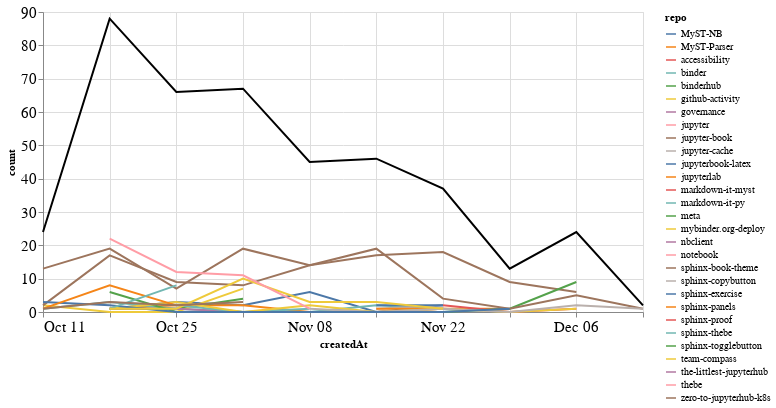

The notebook cell saved with this chart:
### Markdown cell above
### Comments

### Code cell
comments_time = comments.groupby('repo').resample('W', on='createdAt').count()['author'].reset_index()
comments_time = comments_time.rename(columns={'author': 'count'})
comments_time_total = comments_time.groupby('createdAt').agg({"count": "sum"}).reset_index()
ch1 = alt.Chart(comments_time, width=600).mark_line().encode(
    x='createdAt',
    y='count',
    color='repo',
    tooltip="repo"
)

ch2 = alt.Chart(comments_time_total, width=600).mark_line(color="black").encode(
    x='createdAt',
    y='count',
)

ch1 + ch2

### Figure 1 — Vega-Lite specification as saved in the notebook (floating-point values rounded to 4 significant figures)
{"config": {"axisLeft": {"labelFontSize": 15}, "axisBottom": {"labelFontSize": 15}}, "layer": [{"data": {"name": "data-5bf00ebcecc4475661ce361c3bfb933d"}, "mark": "line", "encoding": {"color": {"type": "nominal", "field": "repo"}, "tooltip": {"type": "nominal", "field": "repo"}, "x": {"type": "temporal", "field": "createdAt"}, "y": {"type": "quantitative", "field": "count"}}, "width": 600}, {"data": {"name": "data-200976b671ec01ec3a9fa82d29bc5095"}, "mark": {"type": "line", "color": "black"}, "encoding": {"x": {"type": "temporal", "field": "createdAt"}, "y": {"type": "quantitative", "field": "count"}}, "width": 600}], "$schema": "https://vega.github.io/schema/vega-lite/v4.8.1.json", "datasets": {"data-5bf00ebcecc4475661ce361c3bfb933d": [{"repo": "MyST-NB", "createdAt": "2020-10-18T00:00:00", "count": 1}, {"repo": "MyST-NB", "createdAt": "2020-10-25T00:00:00", "count": 3}, {"repo": "MyST-NB", "createdAt": "2020-11-01T00:00:00", "count": 2}, {"repo": "MyST-NB", "createdAt": "2020-11-08T00:00:00", "count": 6}, {"repo": "MyST-NB", "createdAt": "2020-11-15T00:00:00", "count": 0}, {"repo": "MyST-NB", "createdAt": "2020-11-22T00:00:00", "count": 2}, {"repo": "MyST-Parser", "createdAt": "2020-10-18T00:00:00", "count": 1}, {"repo": "MyST-Parser", "createdAt": "2020-10-25T00:00:00", "count": 2}, {"repo": "MyST-Parser", "createdAt": "2020-11-01T00:00:00", "count": 2}, {"repo": "MyST-Parser", "createdAt": "2020-11-08T00:00:00", "count": 0}, {"repo": "MyST-Parser", "createdAt": "2020-11-15T00:00:00", "count": 0}, {"repo": "MyST-Parser", "createdAt": "2020-11-22T00:00:00", "count": 1}, {"repo": "accessibility", "createdAt": "2020-10-18T00:00:00", "count": 1}, {"repo": "binder", "createdAt": "2020-10-11T00:00:00", "count": 1}, {"repo": "binder", "createdAt": "2020-10-18T00:00:00", "count": 3}, {"repo": "binder", "createdAt": "2020-10-25T00:00:00", "count": 1}, {"repo": "binder", "createdAt": "2020-11-01T00:00:00", "count": 0}, {"repo": "binder", "createdAt": "2020-11-08T00:00:00", "count": 0}, {"repo": "binder", "createdAt": "2020-11-15T00:00:00", "count": 2}, {"repo": "binder", "createdAt": "2020-11-22T00:00:00", "count": 1}, {"repo": "binderhub", "createdAt": "2020-10-18T00:00:00", "count": 1}, {"repo": "binderhub", "createdAt": "2020-10-25T00:00:00", "count": 1}, {"repo": "binderhub", "createdAt": "2020-11-01T00:00:00", "count": 4}, {"repo": "github-activity", "createdAt": "2020-10-11T00:00:00", "count": 2}, {"repo": "github-activity", "createdAt": "2020-10-18T00:00:00", "count": 0}, {"repo": "github-activity", "createdAt": "2020-10-25T00:00:00", "count": 0}, {"repo": "github-activity", "createdAt": "2020-11-01T00:00:00", "count": 7}, {"repo": "governance", "createdAt": "2020-10-18T00:00:00", "count": 1}, {"repo": "governance", "createdAt": "2020-10-25T00:00:00", "count": 1}, {"repo": "governance", "createdAt": "2020-11-01T00:00:00", "count": 0}, {"repo": "governance", "createdAt": "2020-11-08T00:00:00", "count": 0}, {"repo": "governance", "createdAt": "2020-11-15T00:00:00", "count": 0}, {"repo": "governance", "createdAt": "2020-11-22T00:00:00", "count": 1}, {"repo": "jupyter", "createdAt": "2020-11-01T00:00:00", "count": 1}, {"repo": "jupyter-book", "createdAt": "2020-10-11T00:00:00", "count": 13}, {"repo": "jupyter-book", "createdAt": "2020-10-18T00:00:00", "count": 19}, {"repo": "jupyter-book", "createdAt": "2020-10-25T00:00:00", "count": 7}, {"repo": "jupyter-book", "createdAt": "2020-11-01T00:00:00", "count": 19}, {"repo": "jupyter-book", "createdAt": "2020-11-08T00:00:00", "count": 14}, {"repo": "jupyter-book", "createdAt": "2020-11-15T00:00:00", "count": 17}, {"repo": "jupyter-book", "createdAt": "2020-11-22T00:00:00", "count": 18}, {"repo": "jupyter-book", "createdAt": "2020-11-29T00:00:00", "count": 9}, {"repo": "jupyter-book", "createdAt": "2020-12-06T00:00:00", "count": 6}, {"repo": "jupyter-cache", "createdAt": "2020-11-15T00:00:00", "count": 1}, {"repo": "jupyter-cache", "createdAt": "2020-11-22T00:00:00", "count": 2}, {"repo": "jupyterbook-latex", "createdAt": "2020-11-15T00:00:00", "count": 2}, {"repo": "jupyterbook-latex", "createdAt": "2020-11-22T00:00:00", "count": 2}, {"repo": "jupyterlab", "createdAt": "2020-11-15T00:00:00", "count": 1}, {"repo": "jupyterlab", "createdAt": "2020-11-22T00:00:00", "count": 1}, {"repo": "jupyterlab", "createdAt": "2020-11-29T00:00:00", "count": 1}, {"repo": "markdown-it-myst", "createdAt": "2020-11-22T00:00:00", "count": 2}, {"repo": "markdown-it-myst", "createdAt": "2020-11-29T00:00:00", "count": 0}, {"repo": "markdown-it-myst", "createdAt": "2020-12-06T00:00:00", "count": 1}, {"repo": "markdown-it-py", "createdAt": "2020-10-25T00:00:00", "count": 2}, {"repo": "markdown-it-py", "createdAt": "2020-11-01T00:00:00", "count": 0}, {"repo": "markdown-it-py", "createdAt": "2020-11-08T00:00:00", "count": 1}, {"repo": "meta", "createdAt": "2020-10-18T00:00:00", "count": 6}, {"repo": "meta", "createdAt": "2020-10-25T00:00:00", "count": 0}, {"repo": "meta", "createdAt": "2020-11-01T00:00:00", "count": 0}, {"repo": "meta", "createdAt": "2020-11-08T00:00:00", "count": 0}, {"repo": "meta", "createdAt": "2020-11-15T00:00:00", "count": 0}, {"repo": "meta", "createdAt": "2020-11-22T00:00:00", "count": 0}, {"repo": "meta", "createdAt": "2020-11-29T00:00:00", "count": 1}, {"repo": "meta", "createdAt": "2020-12-06T00:00:00", "count": 9}, {"repo": "mybinder.org-deploy", "createdAt": "2020-10-18T00:00:00", "count": 1}, {"repo": "mybinder.org-deploy", "createdAt": "2020-10-25T00:00:00", "count": 3}, {"repo": "mybinder.org-deploy", "createdAt": "2020-11-01T00:00:00", "count": 0}, {"repo": "mybinder.org-deploy", "createdAt": "2020-11-08T00:00:00", "count": 2}, {"repo": "mybinder.org-deploy", "createdAt": "2020-11-15T00:00:00", "count": 0}, {"repo": "mybinder.org-deploy", "createdAt": "2020-11-22T00:00:00", "count": 1}, {"repo": "mybinder.org-deploy", "createdAt": "2020-11-29T00:00:00", "count": 0}, {"repo": "mybinder.org-deploy", "createdAt": "2020-12-06T00:00:00", "count": 1}, {"repo": "nbclient", "createdAt": "2020-11-08T00:00:00", "count": 3}, {"repo": "notebook", "createdAt": "2020-11-15T00:00:00", "count": 1}, {"repo": "sphinx-book-theme", "createdAt": "2020-10-11T00:00:00", "count": 2}, {"repo": "sphinx-book-theme", "createdAt": "2020-10-18T00:00:00", "count": 17}, {"repo": "sphinx-book-theme", "createdAt": "2020-10-25T00:00:00", "count": 9}, {"repo": "sphinx-book-theme", "createdAt": "2020-11-01T00:00:00", "count": 8}, {"repo": "sphinx-book-theme", "createdAt": "2020-11-08T00:00:00", "count": 14}, {"repo": "sphinx-book-theme", "createdAt": "2020-11-15T00:00:00", "count": 19}, {"repo": "sphinx-book-theme", "createdAt": "2020-11-22T00:00:00", "count": 4}, {"repo": "sphinx-book-theme", "createdAt": "2020-11-29T00:00:00", "count": 1}, {"repo": "sphinx-book-theme", "createdAt": "2020-12-06T00:00:00", "count": 5}, {"repo": "sphinx-book-theme", "createdAt": "2020-12-13T00:00:00", "count": 1}, {"repo": "sphinx-copybutton", "createdAt": "2020-11-08T00:00:00", "count": 1}, {"repo": "sphinx-copybutton", "createdAt": "2020-11-15T00:00:00", "count": 0}, {"repo": "sphinx-copybutton", "createdAt": "2020-11-22T00:00:00", "count": 1}, {"repo": "sphinx-copybutton", "createdAt": "2020-11-29T00:00:00", "count": 0}, {"repo": "sphinx-copybutton", "createdAt": "2020-12-06T00:00:00", "count": 2}, {"repo": "sphinx-copybutton", "createdAt": "2020-12-13T00:00:00", "count": 1}, {"repo": "sphinx-exercise", "createdAt": "2020-10-11T00:00:00", "count": 3}, {"repo": "sphinx-exercise", "createdAt": "2020-10-18T00:00:00", "count": 2}, {"repo": "sphinx-exercise", "createdAt": "2020-10-25T00:00:00", "count": 0}, {"repo": "sphinx-exercise", "createdAt": "2020-11-01T00:00:00", "count": 0}, {"repo": "sphinx-exercise", "createdAt": "2020-11-08T00:00:00", "count": 0}, {"repo": "sphinx-exercise", "createdAt": "2020-11-15T00:00:00", "count": 0}, {"repo": "sphinx-exercise", "createdAt": "2020-11-22T00:00:00", "count": 0}, {"repo": "sphinx-exercise", "createdAt": "2020-11-29T00:00:00", "count": 1}, {"repo": "sphinx-panels", "createdAt": "2020-10-11T00:00:00", "count": 1}, {"repo": "sphinx-panels", "createdAt": "2020-10-18T00:00:00", "count": 8}, {"repo": "sphinx-panels", "createdAt": "2020-10-25T00:00:00", "count": 2}, {"repo": "sphinx-proof", "createdAt": "2020-10-11T00:00:00", "count": 1}, {"repo": "sphinx-thebe", "createdAt": "2020-10-18T00:00:00", "count": 1}, {"repo": "sphinx-thebe", "createdAt": "2020-10-25T00:00:00", "count": 8}, {"repo": "sphinx-togglebutton", "createdAt": "2020-10-25T00:00:00", "count": 11}, {"repo": "team-compass", "createdAt": "2020-10-18T00:00:00", "count": 1}, {"repo": "team-compass", "createdAt": "2020-10-25T00:00:00", "count": 1}, {"repo": "team-compass", "createdAt": "2020-11-01T00:00:00", "count": 10}, {"repo": "team-compass", "createdAt": "2020-11-08T00:00:00", "count": 3}, {"repo": "team-compass", "createdAt": "2020-11-15T00:00:00", "count": 3}, {"repo": "team-compass", "createdAt": "2020-11-22T00:00:00", "count": 1}, {"repo": "the-littlest-jupyterhub", "createdAt": "2020-10-25T00:00:00", "count": 1}, {"repo": "thebe", "createdAt": "2020-10-18T00:00:00", "count": 22}, {"repo": "thebe", "createdAt": "2020-10-25T00:00:00", "count": 12}, {"repo": "thebe", "createdAt": "2020-11-01T00:00:00", "count": 11}, {"repo": "thebe", "createdAt": "2020-11-08T00:00:00", "count": 1}, {"repo": "zero-to-jupyterhub-k8s", "createdAt": "2020-10-11T00:00:00", "count": 1}, {"repo": "zero-to-jupyterhub-k8s", "createdAt": "2020-10-18T00:00:00", "count": 3}, {"repo": "zero-to-jupyterhub-k8s", "createdAt": "2020-10-25T00:00:00", "count": 2}, {"repo": "zero-to-jupyterhub-k8s", "createdAt": "2020-11-01T00:00:00", "count": 3}], "data-200976b671ec01ec3a9fa82d29bc5095": [{"createdAt": "2020-10-11T00:00:00", "count": 24}, {"createdAt": "2020-10-18T00:00:00", "count": 88}, {"createdAt": "2020-10-25T00:00:00", "count": 66}, {"createdAt": "2020-11-01T00:00:00", "count": 67}, {"createdAt": "2020-11-08T00:00:00", "count": 45}, {"createdAt": "2020-11-15T00:00:00", "count": 46}, {"createdAt": "2020-11-22T00:00:00", "count": 37}, {"createdAt": "2020-11-29T00:00:00", "count": 13}, {"createdAt": "2020-12-06T00:00:00", "count": 24}, {"createdAt": "2020-12-13T00:00:00", "count": 2}]}}
